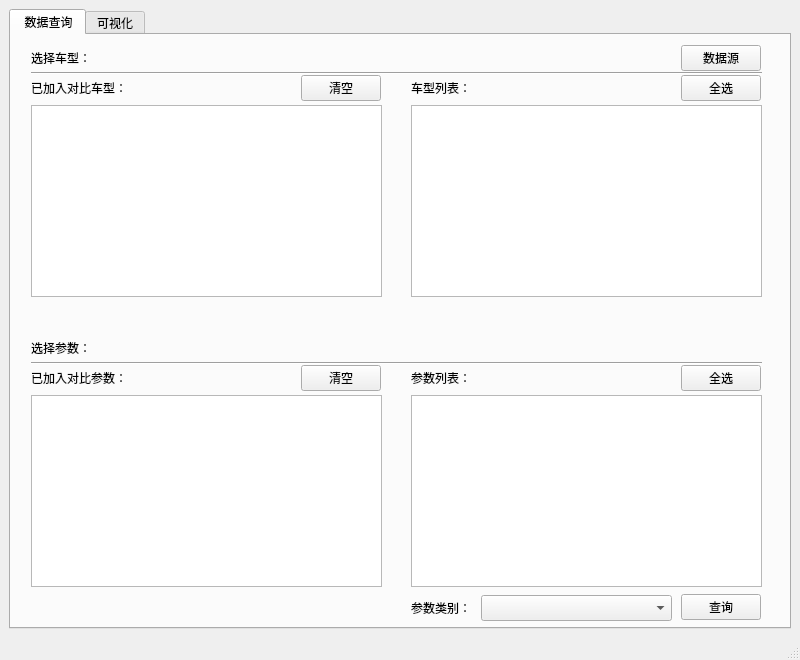
<?xml version="1.0" encoding="UTF-8"?>
<ui version="4.0">
 <class>MainWindow</class>
 <widget class="QMainWindow" name="MainWindow">
  <property name="geometry">
   <rect>
    <x>0</x>
    <y>0</y>
    <width>800</width>
    <height>660</height>
   </rect>
  </property>
  <property name="minimumSize">
   <size>
    <width>800</width>
    <height>660</height>
   </size>
  </property>
  <property name="maximumSize">
   <size>
    <width>800</width>
    <height>660</height>
   </size>
  </property>
  <property name="windowTitle">
   <string>座椅竞品对标系统</string>
  </property>
  <widget class="QWidget" name="centralwidget">
   <layout class="QGridLayout" name="gridLayout">
    <item row="0" column="0">
     <widget class="QTabWidget" name="tabWidget">
      <property name="currentIndex">
       <number>0</number>
      </property>
      <widget class="QWidget" name="tab_query">
       <attribute name="title">
        <string> 数据查询</string>
       </attribute>
       <widget class="QListWidget" name="listWidget_carSelected">
        <property name="geometry">
         <rect>
          <x>20</x>
          <y>70</y>
          <width>351</width>
          <height>192</height>
         </rect>
        </property>
       </widget>
       <widget class="QLabel" name="label_carSelected">
        <property name="geometry">
         <rect>
          <x>20</x>
          <y>40</y>
          <width>104</width>
          <height>26</height>
         </rect>
        </property>
        <property name="text">
         <string>已加入对比车型：</string>
        </property>
       </widget>
       <widget class="QLabel" name="label_carSelect">
        <property name="geometry">
         <rect>
          <x>20</x>
          <y>10</y>
          <width>101</width>
          <height>26</height>
         </rect>
        </property>
        <property name="text">
         <string>选择车型：</string>
        </property>
       </widget>
       <widget class="QListWidget" name="listWidget_carSelect">
        <property name="geometry">
         <rect>
          <x>400</x>
          <y>70</y>
          <width>351</width>
          <height>192</height>
         </rect>
        </property>
       </widget>
       <widget class="QLabel" name="label_paraSelect">
        <property name="geometry">
         <rect>
          <x>20</x>
          <y>300</y>
          <width>101</width>
          <height>26</height>
         </rect>
        </property>
        <property name="text">
         <string>选择参数：</string>
        </property>
       </widget>
       <widget class="QLabel" name="label_paraSelected">
        <property name="geometry">
         <rect>
          <x>20</x>
          <y>330</y>
          <width>104</width>
          <height>26</height>
         </rect>
        </property>
        <property name="text">
         <string>已加入对比参数：</string>
        </property>
       </widget>
       <widget class="QListWidget" name="listWidget_paraSelected">
        <property name="geometry">
         <rect>
          <x>20</x>
          <y>360</y>
          <width>351</width>
          <height>192</height>
         </rect>
        </property>
       </widget>
       <widget class="QPushButton" name="pushButton_paraClear">
        <property name="geometry">
         <rect>
          <x>290</x>
          <y>330</y>
          <width>80</width>
          <height>26</height>
         </rect>
        </property>
        <property name="text">
         <string>清空</string>
        </property>
       </widget>
       <widget class="QPushButton" name="pushButton_query">
        <property name="geometry">
         <rect>
          <x>670</x>
          <y>559</y>
          <width>80</width>
          <height>26</height>
         </rect>
        </property>
        <property name="autoFillBackground">
         <bool>false</bool>
        </property>
        <property name="text">
         <string>查询</string>
        </property>
       </widget>
       <widget class="Line" name="line_car">
        <property name="geometry">
         <rect>
          <x>20</x>
          <y>30</y>
          <width>731</width>
          <height>16</height>
         </rect>
        </property>
        <property name="orientation">
         <enum>Qt::Horizontal</enum>
        </property>
       </widget>
       <widget class="Line" name="line_para">
        <property name="geometry">
         <rect>
          <x>20</x>
          <y>320</y>
          <width>731</width>
          <height>16</height>
         </rect>
        </property>
        <property name="orientation">
         <enum>Qt::Horizontal</enum>
        </property>
       </widget>
       <widget class="QLabel" name="label_carList">
        <property name="geometry">
         <rect>
          <x>400</x>
          <y>40</y>
          <width>104</width>
          <height>26</height>
         </rect>
        </property>
        <property name="text">
         <string>车型列表：</string>
        </property>
       </widget>
       <widget class="QLabel" name="label_paraList">
        <property name="geometry">
         <rect>
          <x>400</x>
          <y>330</y>
          <width>104</width>
          <height>26</height>
         </rect>
        </property>
        <property name="text">
         <string>参数列表：</string>
        </property>
       </widget>
       <widget class="QPushButton" name="pushButton_carClear">
        <property name="geometry">
         <rect>
          <x>290</x>
          <y>40</y>
          <width>80</width>
          <height>26</height>
         </rect>
        </property>
        <property name="text">
         <string>清空</string>
        </property>
       </widget>
       <widget class="QPushButton" name="pushButton_paraAllSelect">
        <property name="geometry">
         <rect>
          <x>670</x>
          <y>330</y>
          <width>80</width>
          <height>26</height>
         </rect>
        </property>
        <property name="text">
         <string>全选</string>
        </property>
       </widget>
       <widget class="QPushButton" name="pushButton_carAllSelect">
        <property name="geometry">
         <rect>
          <x>670</x>
          <y>40</y>
          <width>80</width>
          <height>26</height>
         </rect>
        </property>
        <property name="text">
         <string>全选</string>
        </property>
       </widget>
       <widget class="QPushButton" name="pushButton_dataSource">
        <property name="geometry">
         <rect>
          <x>670</x>
          <y>10</y>
          <width>80</width>
          <height>26</height>
         </rect>
        </property>
        <property name="text">
         <string>数据源</string>
        </property>
       </widget>
       <widget class="QListWidget" name="listWidget_paraList">
        <property name="geometry">
         <rect>
          <x>400</x>
          <y>360</y>
          <width>351</width>
          <height>192</height>
         </rect>
        </property>
       </widget>
       <widget class="QComboBox" name="comboBox_cate">
        <property name="geometry">
         <rect>
          <x>470</x>
          <y>560</y>
          <width>191</width>
          <height>26</height>
         </rect>
        </property>
       </widget>
       <widget class="QLabel" name="label_cate">
        <property name="geometry">
         <rect>
          <x>400</x>
          <y>560</y>
          <width>104</width>
          <height>26</height>
         </rect>
        </property>
        <property name="text">
         <string>参数类别：</string>
        </property>
       </widget>
      </widget>
      <widget class="QWidget" name="tab_visualization">
       <attribute name="title">
        <string>可视化</string>
       </attribute>
       <widget class="QTableView" name="tableView">
        <property name="geometry">
         <rect>
          <x>20</x>
          <y>40</y>
          <width>731</width>
          <height>361</height>
         </rect>
        </property>
        <property name="sizeAdjustPolicy">
         <enum>QAbstractScrollArea::AdjustIgnored</enum>
        </property>
        <property name="gridStyle">
         <enum>Qt::SolidLine</enum>
        </property>
        <property name="sortingEnabled">
         <bool>true</bool>
        </property>
        <attribute name="horizontalHeaderCascadingSectionResizes">
         <bool>false</bool>
        </attribute>
        <attribute name="horizontalHeaderStretchLastSection">
         <bool>true</bool>
        </attribute>
       </widget>
       <widget class="QPushButton" name="pushButton_back">
        <property name="geometry">
         <rect>
          <x>590</x>
          <y>10</y>
          <width>80</width>
          <height>26</height>
         </rect>
        </property>
        <property name="text">
         <string>返回查询</string>
        </property>
       </widget>
       <widget class="QPushButton" name="pushButton_export">
        <property name="geometry">
         <rect>
          <x>670</x>
          <y>10</y>
          <width>80</width>
          <height>26</height>
         </rect>
        </property>
        <property name="text">
         <string>导出</string>
        </property>
       </widget>
       <widget class="Line" name="line_visualization">
        <property name="geometry">
         <rect>
          <x>10</x>
          <y>410</y>
          <width>751</width>
          <height>16</height>
         </rect>
        </property>
        <property name="orientation">
         <enum>Qt::Horizontal</enum>
        </property>
       </widget>
       <widget class="QLabel" name="label_result">
        <property name="geometry">
         <rect>
          <x>20</x>
          <y>10</y>
          <width>101</width>
          <height>26</height>
         </rect>
        </property>
        <property name="text">
         <string>对标结果：</string>
        </property>
       </widget>
       <widget class="QLabel" name="label_graphic">
        <property name="geometry">
         <rect>
          <x>20</x>
          <y>420</y>
          <width>101</width>
          <height>26</height>
         </rect>
        </property>
        <property name="text">
         <string>散点图绘制：</string>
        </property>
       </widget>
       <widget class="QLabel" name="label_paraH">
        <property name="geometry">
         <rect>
          <x>20</x>
          <y>450</y>
          <width>101</width>
          <height>26</height>
         </rect>
        </property>
        <property name="text">
         <string>横轴参数：</string>
        </property>
       </widget>
       <widget class="QLabel" name="label_paraV">
        <property name="geometry">
         <rect>
          <x>20</x>
          <y>480</y>
          <width>101</width>
          <height>26</height>
         </rect>
        </property>
        <property name="text">
         <string>纵轴参数：</string>
        </property>
       </widget>
       <widget class="QComboBox" name="comboBox_paraH">
        <property name="geometry">
         <rect>
          <x>100</x>
          <y>450</y>
          <width>261</width>
          <height>26</height>
         </rect>
        </property>
       </widget>
       <widget class="QComboBox" name="comboBox_paraV">
        <property name="geometry">
         <rect>
          <x>100</x>
          <y>480</y>
          <width>261</width>
          <height>26</height>
         </rect>
        </property>
       </widget>
       <widget class="QPushButton" name="pushButton_plot">
        <property name="geometry">
         <rect>
          <x>280</x>
          <y>550</y>
          <width>80</width>
          <height>26</height>
         </rect>
        </property>
        <property name="text">
         <string>绘图</string>
        </property>
       </widget>
       <widget class="QLabel" name="label_insertNewPoint">
        <property name="geometry">
         <rect>
          <x>410</x>
          <y>420</y>
          <width>101</width>
          <height>26</height>
         </rect>
        </property>
        <property name="text">
         <string>插入新数据：</string>
        </property>
       </widget>
       <widget class="QLabel" name="label_pointX">
        <property name="geometry">
         <rect>
          <x>410</x>
          <y>450</y>
          <width>101</width>
          <height>26</height>
         </rect>
        </property>
        <property name="text">
         <string>横轴坐标值：</string>
        </property>
       </widget>
       <widget class="QLabel" name="label_pointY">
        <property name="geometry">
         <rect>
          <x>410</x>
          <y>480</y>
          <width>101</width>
          <height>26</height>
         </rect>
        </property>
        <property name="text">
         <string>纵轴坐标值：</string>
        </property>
       </widget>
       <widget class="QLineEdit" name="lineEditX">
        <property name="geometry">
         <rect>
          <x>495</x>
          <y>450</y>
          <width>261</width>
          <height>21</height>
         </rect>
        </property>
        <property name="placeholderText">
         <string>请输入数值型数据</string>
        </property>
       </widget>
       <widget class="QLineEdit" name="lineEditY">
        <property name="geometry">
         <rect>
          <x>495</x>
          <y>480</y>
          <width>261</width>
          <height>21</height>
         </rect>
        </property>
        <property name="placeholderText">
         <string>请输入数值型数据</string>
        </property>
       </widget>
       <widget class="QPushButton" name="pushButton_insert">
        <property name="geometry">
         <rect>
          <x>670</x>
          <y>550</y>
          <width>80</width>
          <height>26</height>
         </rect>
        </property>
        <property name="text">
         <string>插入</string>
        </property>
       </widget>
       <widget class="QCheckBox" name="checkBox_paraHdiscr">
        <property name="geometry">
         <rect>
          <x>100</x>
          <y>520</y>
          <width>120</width>
          <height>26</height>
         </rect>
        </property>
        <property name="text">
         <string>横轴刻度离散化</string>
        </property>
       </widget>
       <widget class="QCheckBox" name="checkBox_paraVdiscr">
        <property name="geometry">
         <rect>
          <x>240</x>
          <y>520</y>
          <width>120</width>
          <height>26</height>
         </rect>
        </property>
        <property name="text">
         <string>纵轴刻度离散化</string>
        </property>
       </widget>
       <widget class="QPushButton" name="pushButton_fit">
        <property name="geometry">
         <rect>
          <x>190</x>
          <y>550</y>
          <width>80</width>
          <height>26</height>
         </rect>
        </property>
        <property name="text">
         <string>拟合</string>
        </property>
       </widget>
       <widget class="QLabel" name="label_pointColor">
        <property name="geometry">
         <rect>
          <x>410</x>
          <y>510</y>
          <width>101</width>
          <height>26</height>
         </rect>
        </property>
        <property name="text">
         <string>插入点颜色：</string>
        </property>
       </widget>
       <widget class="QComboBox" name="comboBox_pointColor">
        <property name="geometry">
         <rect>
          <x>495</x>
          <y>510</y>
          <width>261</width>
          <height>26</height>
         </rect>
        </property>
        <item>
         <property name="text">
          <string>绿色</string>
         </property>
        </item>
        <item>
         <property name="text">
          <string>红色</string>
         </property>
        </item>
        <item>
         <property name="text">
          <string>青色</string>
         </property>
        </item>
        <item>
         <property name="text">
          <string>洋红色</string>
         </property>
        </item>
        <item>
         <property name="text">
          <string>黄色</string>
         </property>
        </item>
        <item>
         <property name="text">
          <string>黑色</string>
         </property>
        </item>
        <item>
         <property name="text">
          <string>蓝色</string>
         </property>
        </item>
       </widget>
       <widget class="Line" name="line">
        <property name="geometry">
         <rect>
          <x>380</x>
          <y>430</y>
          <width>20</width>
          <height>151</height>
         </rect>
        </property>
        <property name="orientation">
         <enum>Qt::Vertical</enum>
        </property>
       </widget>
      </widget>
     </widget>
    </item>
   </layout>
  </widget>
  <widget class="QStatusBar" name="statusbar"/>
  <action name="actionitem1">
   <property name="text">
    <string>文件</string>
   </property>
  </action>
  <action name="actionb">
   <property name="text">
    <string>b</string>
   </property>
  </action>
 </widget>
 <resources/>
 <connections/>
</ui>
